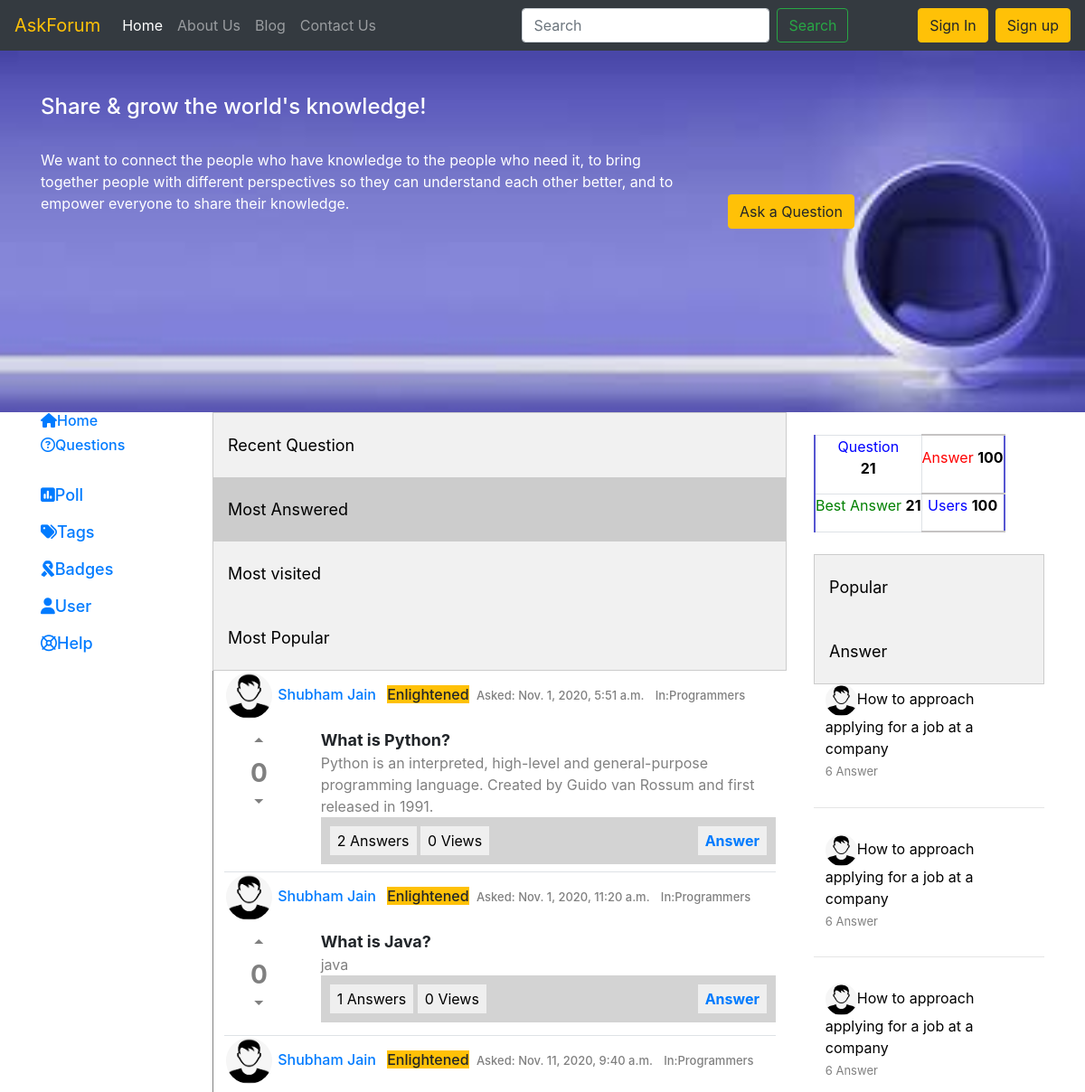
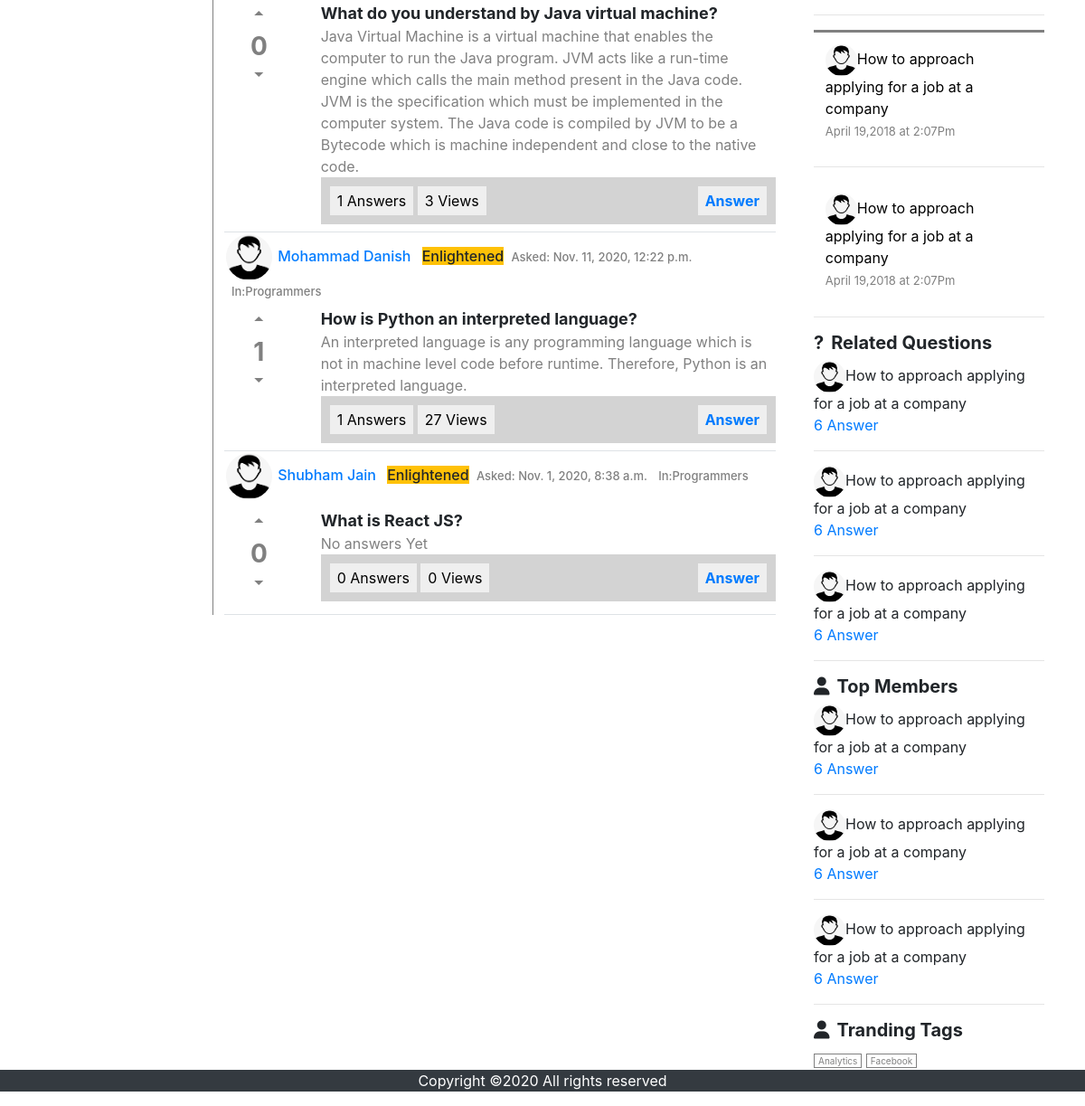
The page /mostAnswered/ on the database as committed earlier (2 pictures, top to bottom).
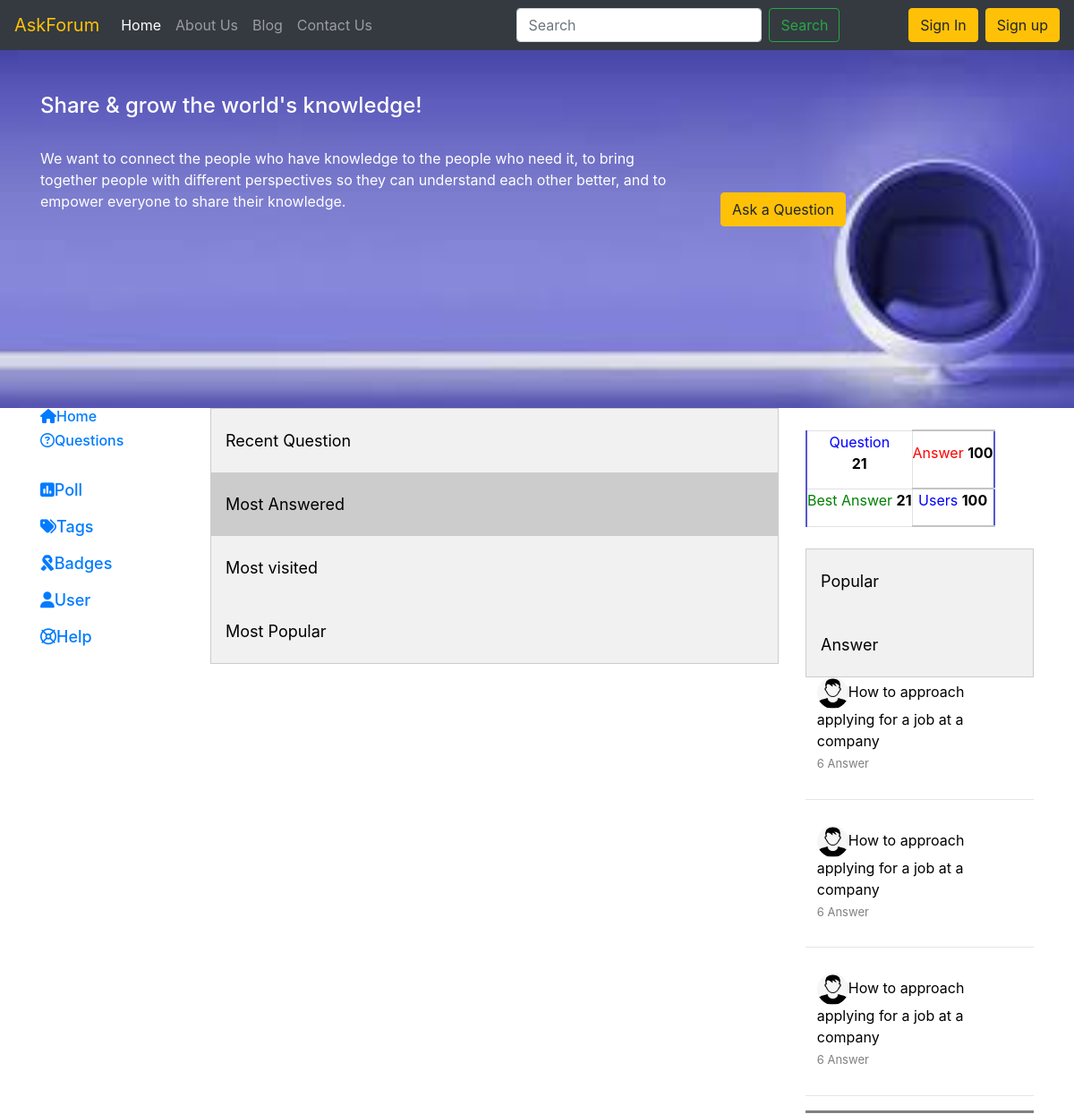
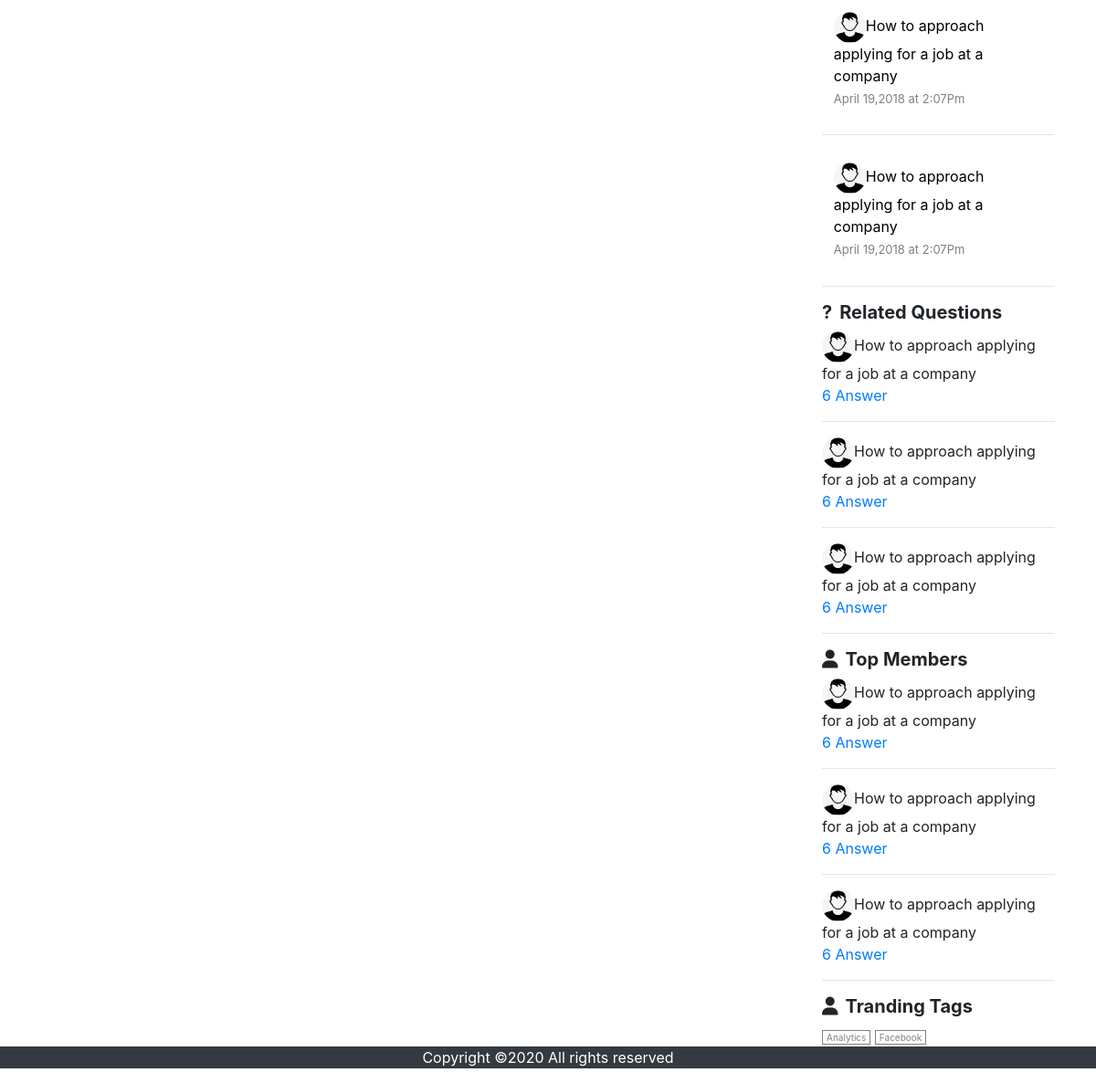
The same page on the database as committed later (2 pictures, top to bottom).
### App/models.py (models this page shows, shortened)
class Questions(models.Model):
	questionId = models.UUIDField(default=uuid.uuid4, editable=True, unique=True)
	question = models.TextField()
	totalVotes = models.IntegerField(default=0,blank=True)
	date = models.DateTimeField(auto_now_add=True, blank=True)
	Views = models.IntegerField(default=0)
	User = models.ForeignKey(UserDetail,on_delete=models.CASCADE,related_name='userinfo')

class UserDetail(models.Model):
	UserId = models.CharField(max_length=50,default='',blank=True)
	FirstName = models.CharField(max_length=50,default='',blank=True)
	LastName = models.CharField(max_length=50,default='',blank=True)
	Phone = models.CharField(max_length=10,default='',blank=True)
	Password = models.CharField(max_length=100,default='',blank=True)
	Email = models.EmailField(blank=True)
	SecurityQuestion = models.CharField(max_length=150,default='',blank=True)
	SecurityAnswer = models.CharField(max_length=500,default='',blank=True)
	profilePic = models.ImageField(upload_to='media', default='media/user.png')
	Score = models.IntegerField(default=0)
	MALE = 'M'
	FEMALE = 'F'
	OTHER = 'O'
	GENDER_CHOICES = [
	    (MALE, 'Male'),
	    (FEMALE, 'Female'),
	    (OTHER, 'Other')
	    ]
	Gender = models.CharField(max_length=1,default='',choices=GENDER_CHOICES)
	date = models.DateTimeField(auto_now_add=True, blank=True)

class Answers(models.Model):
	answerId = models.CharField(max_length=100,default='', unique=True)
	question = models.ForeignKey(Questions,on_delete=models.CASCADE)
	answer = models.TextField(blank=True)
	totalVotes = models.IntegerField(blank=True)
	date = models.DateTimeField(auto_now_add=True, blank=True)
	User = models.CharField(max_length=50,blank=True,default='')

### App/views.py (the view)
# urls.py: path('mostAnswered/', views.mostAnswered, name='mostAnswered'),
def mostAnswered(request):
	mostAnswered = Questions.objects.annotate(count=Count('answers')).order_by('-count')
	Ans = []
	for qid in mostAnswered:
		allAnswers = Answers.objects.filter(question=qid)
		Ans.append(allAnswers)
	if request.session.has_key('user'):
		user = request.session['user']
		params = {'userloggedIn':user,'AllQuestions':zip(mostAnswered,Ans),'class_':'mostAnswered'}
	else:
		params = {'AllQuestions':zip(mostAnswered,Ans),'class_':'mostAnswered'}
	return render(request,'index.html',params)

### App/templates/index.html (shortened to what the changed rows need)
{% extends 'base.html' %}
{% load static %}
{% block body %}
    <div class="container">
        <div class="row">
            <div class="col-lg-7 col-md-7 col-sm-12 col-12">
                <div id="Recent_Question" class="tabcontent" style="display: block;">
                    {% for question, Answers in AllQuestions %}
                    <div class="border-bottom pb-2">
                        <h6>
                            <img src="{{question.User.profilePic.url}}" class="midprofile">
                            <a href="/profile/{{question.User.UserId}}">
                            <span class="mr-2">{{question.User.FirstName}} {{question.User.LastName}}</span>
                            </a>
                            <span class="mr-1 btn-warning">Enlightened</span>
                            <span style="color:grey;font-size:small;">Asked:<span> {{question.date}}</span></span>
                            <span style="color:grey;font-size:small;" class="ml-2">In:<span>Programmers</span></span>
                            <br>
                        </h6>
                        <div class="row">
                            <div class="col-lg-2 col-md-2 col-sm-2 col-2">
                                <center>
                                    <h3 style="cursor: pointer;color:grey;font-weight: bolder;">
                                        <span onclick="votes('up--{{question.questionId}}')" data-href="{{question.questionId}}"
                                            class="material-icons" onclick="">
                                        </span><br>
                                        <span id="{{question.questionId}}">{{question.totalVotes}}</span><br>
                                        <span class="material-icons" onclick="votes('down--{{question.questionId}}')">
                                        </span></h3>
                                </center>
                            </div>
                            <div class="col-lg-10 col-md-10 col-sm-10 col-10">
                                <span style="font-size:large;font-weight: bold;">
                                {{question.question}}
                                </span>
                                <br>
                                <span style="color:gray">
                                    {% if not Answers %}
                                    <span> No answers Yet</span>
                                    {% endif %}
                                    {% for ans in Answers|slice:1  %}
                                    {{ans.answer  }}
                                    <br>
                                    {% endfor %}
                                    </span>
                                <div class="midDivinnerSect">
                                    <button>{{Answers|length}} Answers</button>
                                    <button>{{question.Views}} Views</button>
                                    <button class="float-right">
                                    <a href="/answer/{{question.questionId}}">
                                        <strong class='answer' data-href="{{question.questionId}}">Answer</strong></button>
                                </div>
                            </div>
                        </div>
                    </div>
                    {% endfor %}
                </div>
            </div>
        </div>
    </div>
{% endblock %}

Rows that differ between the two databases and show on the page:
removed Questions: User.profilePic (placeholder picture), User.FirstName "Shubham", User.LastName "Jain", date "Nov. 1, 2020, 5:51 a.m.", totalVotes "0", question "What is Python?", Answers "2", Views "0"
removed Answers: answer "Python is an interpreted, high-level and general-purpose programming language. Created by Guido van Rossum and first released in 1991.", shown under "Shubham"
removed Questions: User.profilePic (placeholder picture), User.FirstName "Shubham", User.LastName "Jain", date "Nov. 1, 2020, 11:20 a.m.", totalVotes "0", question "What is Java?", Answers "1", Views "0"
removed Answers: answer "java", shown under "Shubham"
removed Questions: User.profilePic (placeholder picture), User.FirstName "Shubham", User.LastName "Jain", date "Nov. 11, 2020, 9:40 a.m.", totalVotes "0", question "What do you understand by Java virtual machine?", Answers "1", Views "3"
removed Answers: answer "Java Virtual Machine is a virtual machine that enables the computer to run the Java program. JVM acts like a run-time engine which calls the main method present in the Java code. JVM is the specification which must be implemented in the computer system. The Java code is compiled by JVM to be a Bytecode which is machine independent and close to the native code.", shown under "Shubham"
removed Questions: User.profilePic (placeholder picture), User.FirstName "Mohammad", User.LastName "Danish", date "Nov. 11, 2020, 12:22 p.m.", totalVotes "1", question "How is Python an interpreted language?", Answers "1", Views "27"
removed Answers: answer "An interpreted language is any programming language which is not in machine level code before runtime. Therefore, Python is an interpreted language.", shown under "Mohammad"
removed Questions: User.profilePic (placeholder picture), User.FirstName "Shubham", User.LastName "Jain", date "Nov. 1, 2020, 8:38 a.m.", totalVotes "0", question "What is React JS?", shows "No answers Yet", Answers "0", Views "0"
